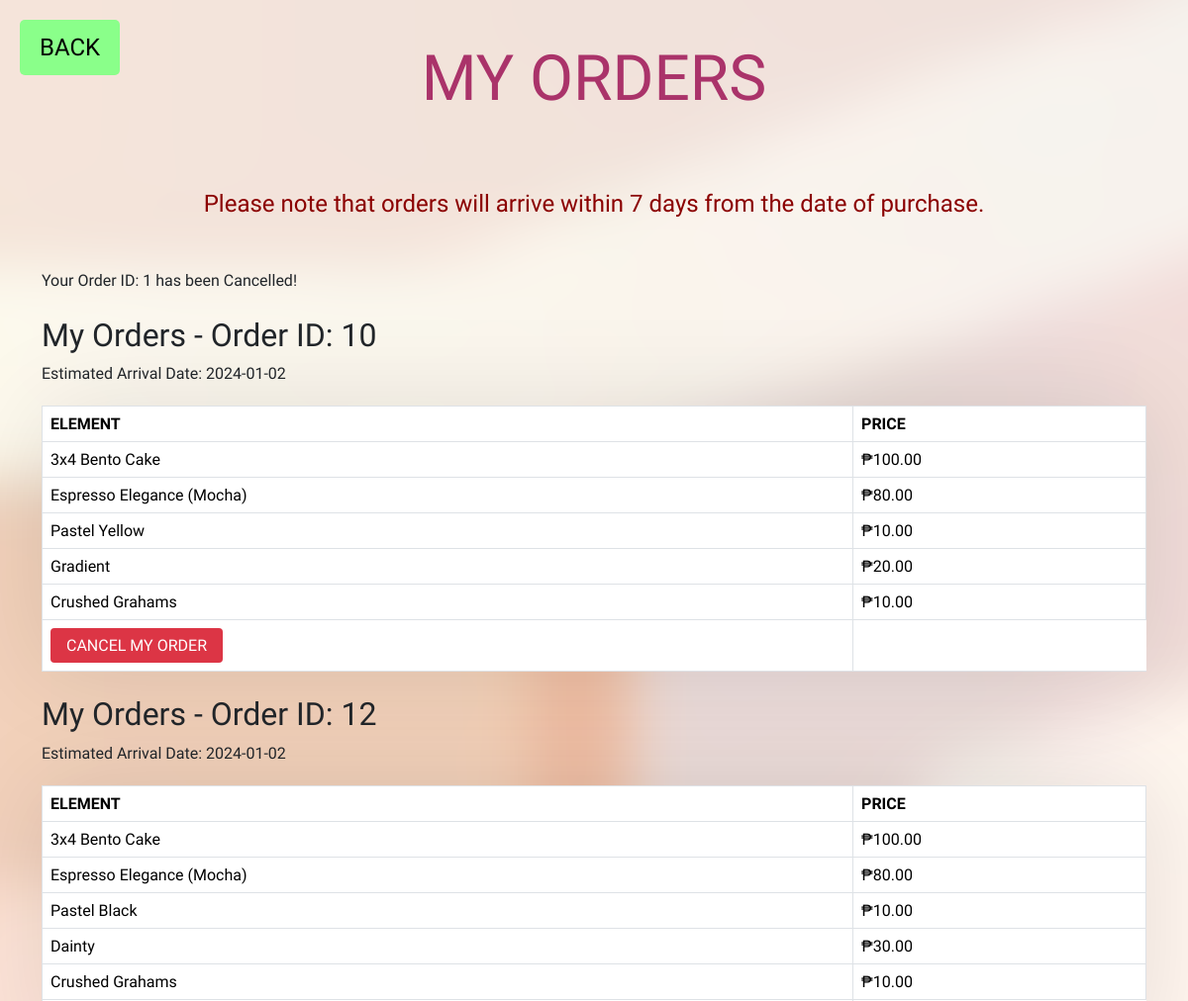
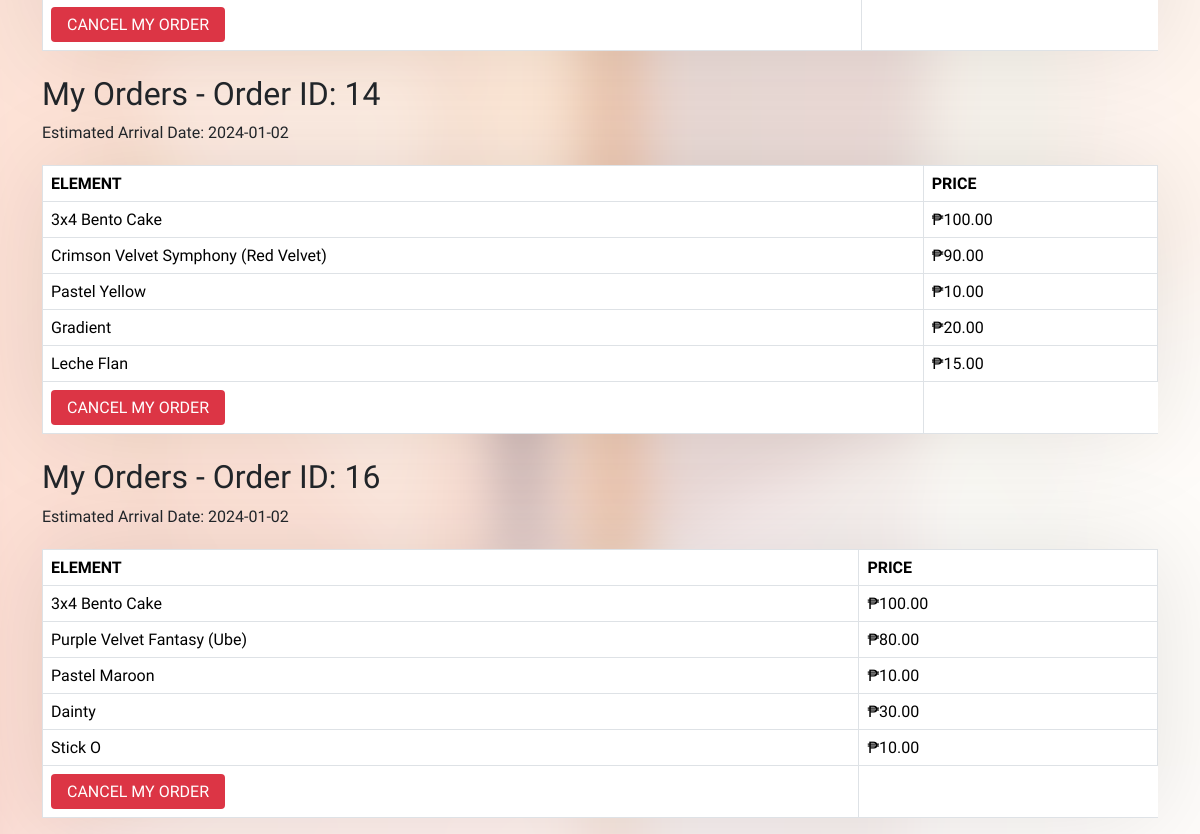
Page /user/order.php (signed in) on the committed database (2 pictures, top to bottom).
### tables this page shows
CREATE TABLE `orders` (
  `order_id` int(11) NOT NULL,
  `step1` int(11) NOT NULL,
  `step2` int(11) NOT NULL,
  `step3` int(11) NOT NULL,
  `step4` int(11) NOT NULL,
  `step5` int(11) NOT NULL,
  `user_id` int(11) NOT NULL,
  `element_id` int(11) NOT NULL,
  `order_amount` decimal(6,2) NOT NULL,
  `order_status` varchar(1) NOT NULL DEFAULT 'P' COMMENT 'P = Pending\r\nD = Delivered\r\nC - Cancelled',
  `date_ordered` timestamp NOT NULL DEFAULT current_timestamp() ON UPDATE current_timestamp()
);

CREATE TABLE `elements` (
  `element_id` int(11) NOT NULL,
  `element_name` varchar(100) NOT NULL,
  `step_id` int(11) NOT NULL,
  `price_amount` decimal(6,2) NOT NULL,
  `element_img` varchar(100) NOT NULL,
  `element_status` varchar(1) NOT NULL DEFAULT 'A' COMMENT 'A = Available\r\nU = Unavailable'
);

### user/order.php (the view, shortened to what this page needs)
<html lang="en">
<head>
    <link rel="stylesheet" href="../css/bootstrap.css">
</head>
<body>
    <a href="user_dashboard.php" class="back-btn">BACK</a>
    <header>
        <p>MY ORDERS</p>
    </header>
    <p class="reminder">Please note that orders will arrive within 7 days from the date of purchase.</p>
<?php
include('../db.php');
$user_id = isset($_GET['user_id']) ? $_GET['user_id'] : $_SESSION['user_id'];
$excludedStatus = 'ExcludedStatus';
$query = "SELECT orders.order_id, orders.order_status, elements.element_name, elements.price_amount, orders.date_ordered
          FROM orders
          JOIN elements ON orders.step1 = elements.element_id
                         OR orders.step2 = elements.element_id
                         OR orders.step3 = elements.element_id
                         OR orders.step4 = elements.element_id
                         OR orders.step5 = elements.element_id
          WHERE orders.user_id = $user_id
          AND orders.order_status <> '$excludedStatus'";
$result = mysqli_query($conn, $query);
if (mysqli_num_rows($result) > 0) {
    $currentOrderId = null;
    echo '<div class="container mt-5">';
    $notifiedOrders = array();
    while ($row = mysqli_fetch_assoc($result)) {
        if ($row['order_status'] === 'C' && !in_array($row['order_id'], $notifiedOrders)) {
            echo "<div class='notification mt-3'>Your Order ID: " . $row['order_id'] . " has been Cancelled!</div>";
            $notifiedOrders[] = $row['order_id'];
            continue;
        }
        if ($row['order_status'] !== 'C' && $row['order_status'] !== 'D') {
            if ($currentOrderId !== $row['order_id']) {
                $orderDate = new DateTime($row['date_ordered']);
                $arrivalDate = $orderDate->modify('+7 days')->format('Y-m-d');
                if ($currentOrderId !== null) {
                    echo "<td>";
                    echo "<button class='cancel-btn' data-order-id='" . $currentOrderId . "'>CANCEL MY ORDER</button>";
                    echo "</td>";
                    echo "</tbody>";
                    echo "</table>";
                }
                echo "<h2 class='mt-4'>My Orders - Order ID: " . $row['order_id'] . "</h2>";
                echo "<p>Estimated Arrival Date: " . $arrivalDate . "</p>";
                echo "<table class='table table-bordered'>";
                echo "<thead class='thead-dark'><tr>";
                echo "<th class='grey-column'>ELEMENT</th>";
                echo "<th class='grey-column'>PRICE</th>";
                echo "</tr></thead>";
                echo "<tbody>";
                $currentOrderId = $row['order_id'];
            }
            echo "<tr>";
            echo "<td>" . $row['element_name'] . "</td>";
            echo "<td>₱" . $row['price_amount'] . "</td>";
            echo "</tr>";
        }
    }
    if ($currentOrderId !== null) {
        echo "<td>";
        echo "<button class='cancel-btn' onclick='confirmCancelOrder(" . $currentOrderId . ")'>CANCEL MY ORDER</button>";
        echo "</td>";
        echo "</tbody>";
        echo "</table>";
    }
    echo "</div>";
} else {
    echo "<div class='container mt-5 text-center'>";
    echo "<div style='font-size: 2em;'>No orders found. ";
    echo "<a href='customization.php' style='color: #007bff; text-decoration: underline;'>Customize My Cake Now!</a></div>";
    echo "</div>";
}
?>
</body>
</html>

### user/order.php (style rules this page uses)
body { background-image: url('img/background1.png'); background-size: cover; font-family: 'Lilita One', sans-serif; }
header { text-align: center; padding: .5em 0; font-size: 4em; color: #AA336A; animation: floatAnimation 2s ease-in-out infinite; }
table { width: 100%; margin-top: 20px; border-collapse: collapse; background-color: #fff; box-shadow: 0 0 100px rgba(0, 0, 0, 0.1); }
th, td { padding: 15px; text-align: left; border-bottom: 1px solid #ddd; }
thead { background-color: #343a40; color: #fff; }
.back-btn { position: absolute; top: 20px; left: 20px; font-family: 'Lilita One', sans-serif; font-size: 24px; color: black; text-decoration: none; background-color: #8aff8a; padding: 10px 20px; border-radius: 5px; transition: background-color 0.3s ease; z-index: 1; }
.grey-column { background-color: grey; }
.reminder { text-align: center; font-size: 1.5em; color: #8B0000; margin-top: .5em; }
.cancel-btn { background-color: #dc3545; color: #fff; padding: 8px 16px; border: none; border-radius: 4px; cursor: pointer; }

### rows in the picture
orders: order_id "1"
orders: order_id "10", date_ordered "2024-01-02", elements.element_name "3x4 Bento Cake", elements.price_amount "100.00", elements.element_name "Espresso Elegance (Mocha)", elements.price_amount "80.00", elements.element_name "Pastel Yellow", elements.price_amount "10.00", elements.element_name "Gradient", elements.price_amount "20.00", elements.element_name "Crushed Grahams"
orders: order_id "12", date_ordered "2024-01-02", elements.element_name "3x4 Bento Cake", elements.price_amount "100.00", elements.element_name "Espresso Elegance (Mocha)", elements.price_amount "80.00", elements.element_name "Pastel Black", elements.price_amount "10.00", elements.element_name "Dainty", elements.price_amount "30.00", elements.element_name "Crushed Grahams"
orders: order_id "14", date_ordered "2024-01-02", elements.element_name "3x4 Bento Cake", elements.price_amount "100.00", elements.element_name "Crimson Velvet Symphony (Red Velvet)", elements.price_amount "90.00", elements.element_name "Pastel Yellow", elements.price_amount "10.00", elements.element_name "Gradient", elements.price_amount "20.00", elements.element_name "Leche Flan", elements.price_amount "15.00"
orders: order_id "16", date_ordered "2024-01-02", elements.element_name "3x4 Bento Cake", elements.price_amount "100.00", elements.element_name "Purple Velvet Fantasy (Ube)", elements.price_amount "80.00", elements.element_name "Pastel Maroon", elements.price_amount "10.00", elements.element_name "Dainty", elements.price_amount "30.00", elements.element_name "Stick O"
